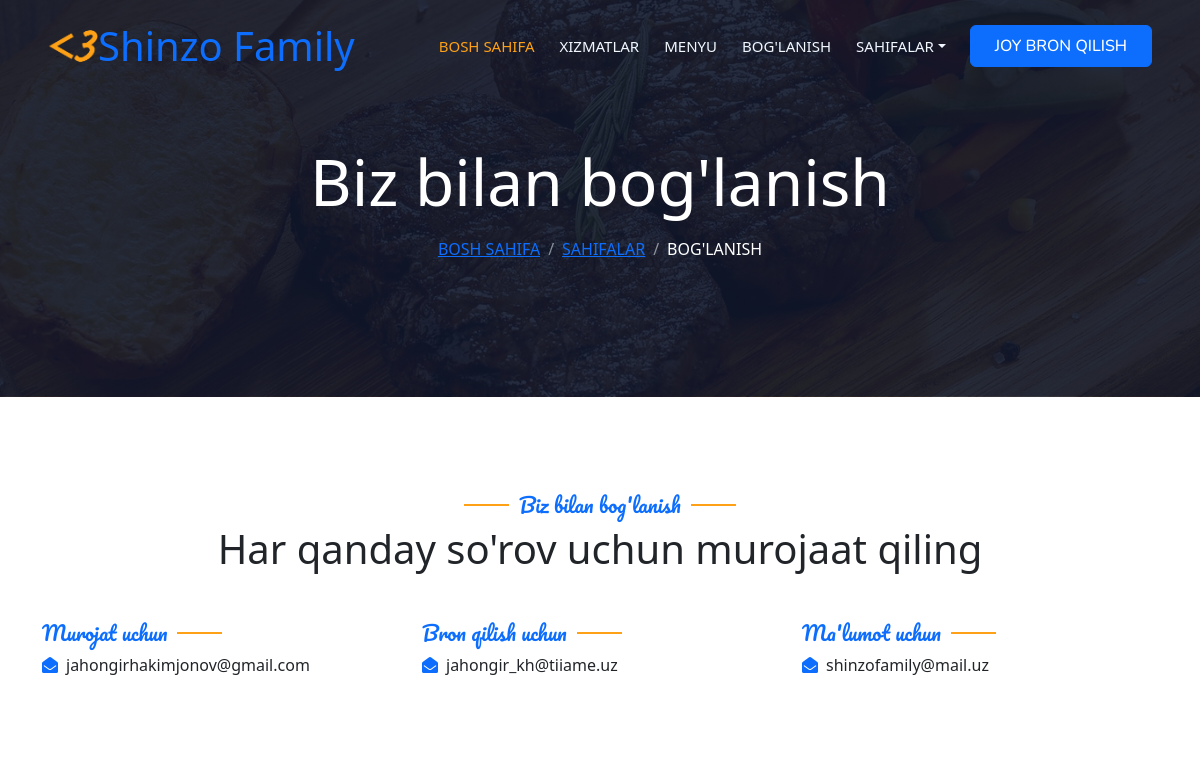
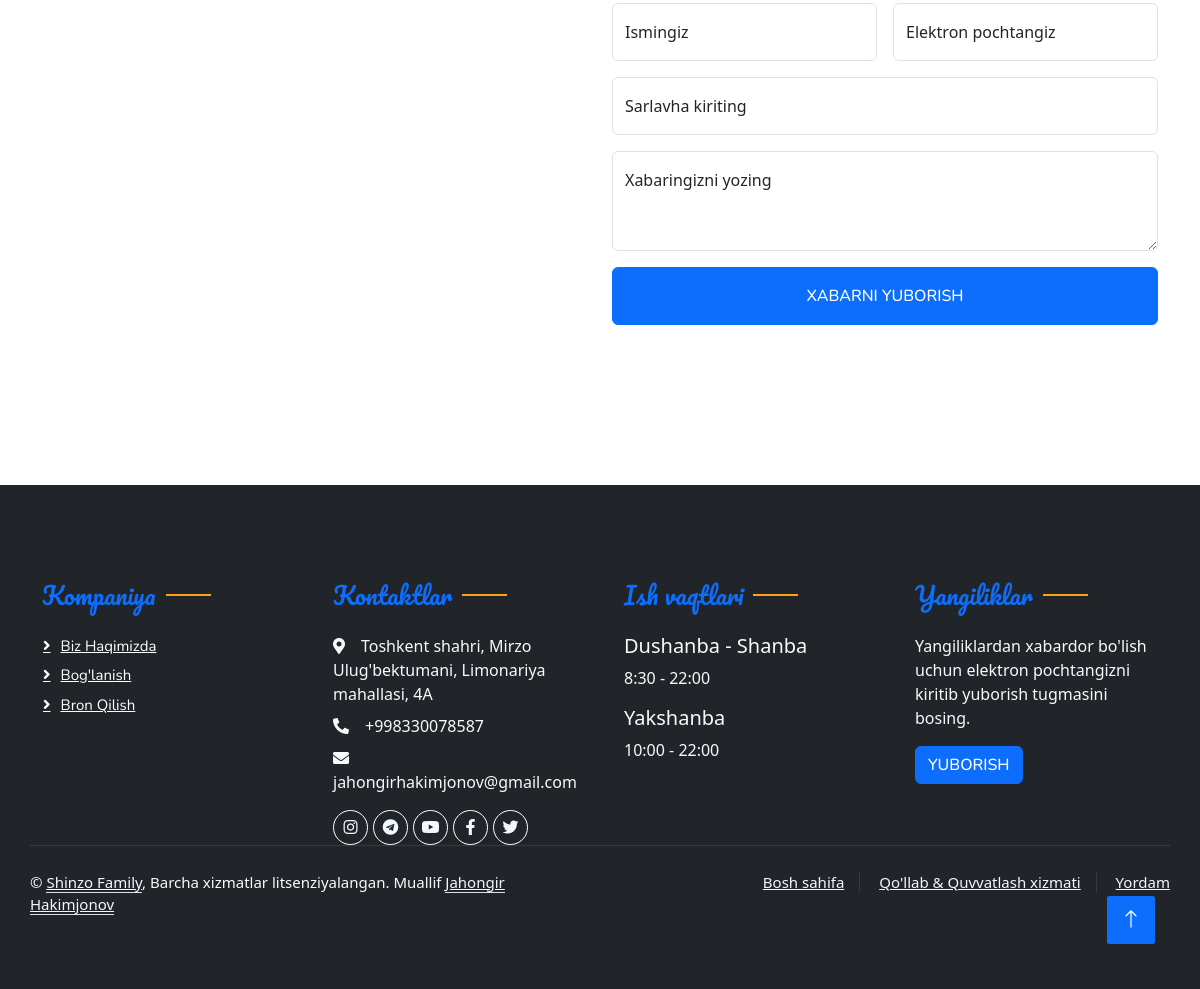
Page /contact/ on the committed database (2 pictures, top to bottom).
### apps/restaurant/models.py (models this page shows, shortened)
class Home(AbstractBaseModel):
    name = models.CharField(max_length=255)
    title = models.CharField(max_length=255)
    description = models.TextField()
    address = models.TextField()
    phone = models.ForeignKey(
        PhoneNumbers,
        related_name="home_phone",
        on_delete=models.CASCADE,
        null=True,
        blank=True,
    )
    email = models.ForeignKey(
        Emails,
        related_name="home_email",
        on_delete=models.CASCADE,
        null=True,
        blank=True,
    )
    website = models.URLField()
    facebook = models.URLField()
    instagram = models.URLField()
    twitter = models.URLField()
    telegram = models.URLField()
    youtube = models.URLField()
    youtube_video = models.URLField()
    image = models.ImageField(upload_to="home/")
    logo = models.ImageField(upload_to="home/")
    class Meta:
        verbose_name = "Home"
        verbose_name_plural = "Home"
        db_table = "home"

class Emails(AbstractBaseModel):
    title = models.CharField(max_length=255)
    email = models.EmailField()
    class Meta:
        verbose_name = "Email"
        verbose_name_plural = "Emails"
        db_table = "emails"
    def __str__(self):
        return self.email

class PhoneNumbers(AbstractBaseModel):
    title = models.CharField(max_length=255)
    phone = models.CharField(max_length=20)
    class Meta:
        verbose_name = "Phone Number"
        verbose_name_plural = "Phone Numbers"
        db_table = "phone_numbers"
    def __str__(self):
        return self.phone

class WorkTime(AbstractBaseModel):
    day = models.CharField(max_length=255)
    start_time = models.TimeField()
    end_time = models.TimeField()
    class Meta:
        verbose_name = "Work Time"
        verbose_name_plural = "Work Times"
        db_table = "work_time"

### apps/restaurant/views.py (the view, shortened to what this page needs)
# urls.py: path("contact/", ContactView.as_view(), name="contact"),
class ContactView(FormView):
    template_name = "contact.html"
    form_class = ContactCreateForm
    success_url = reverse_lazy("restaurant:contact")
    def get_context_data(self, **kwargs):
        context = super().get_context_data(**kwargs)
        context["emails"] = Emails.objects.all()
        return context

### templates/contact.html (shortened to what this page needs)
{% extends 'base.html' %}
{% load static %}
{% block content %}
    <div class="container-xxl py-5 bg-dark hero-header mb-5">
        <div class="container text-center my-5 pt-5 pb-4">
            <h1 class="display-3 text-white mb-3 animated slideInDown">Biz bilan bog'lanish</h1>
            <nav aria-label="breadcrumb">
                <ol class="breadcrumb justify-content-center text-uppercase">
                    <li class="breadcrumb-item"><a href="#">Bosh sahifa</a></li>
                    <li class="breadcrumb-item"><a href="#">Sahifalar</a></li>
                    <li class="breadcrumb-item text-white active" aria-current="page">Bog'lanish</li>
                </ol>
            </nav>
        </div>
    </div>
    {% include 'section/contact_section.html' %}
{% endblock %}

### templates/base.html (shortened to what this page needs)
{% load static %}
<!DOCTYPE html>
<html lang="en" xmlns="http://www.w3.org/1999/html">
<head>
    <link href="https://cdnjs.cloudflare.com/ajax/libs/font-awesome/5.10.0/css/all.min.css" rel="stylesheet">
    <link href="https://cdn.jsdelivr.net/npm/bootstrap-icons@1.4.1/font/bootstrap-icons.css" rel="stylesheet">
    <link href="{% static 'lib/animate/animate.min.css' %}" rel="stylesheet">
    <link href="{% static 'lib/owlcarousel/assets/owl.carousel.min.css' %}" rel="stylesheet">
    <link href="{% static 'lib/tempusdominus/css/tempusdominus-bootstrap-4.min.css' %}" rel="stylesheet"/>
    <link href="{% static 'css/bootstrap.min.css' %}" rel="stylesheet">
    <link href="{% static 'css/style.css' %}" rel="stylesheet">
</head>
<body>
<div class="container-xxl bg-white p-0">
    <div class="container-xxl position-relative p-0">
        <nav class="navbar navbar-expand-lg navbar-dark bg-dark px-4 px-lg-5 py-3 py-lg-0">
            <a href="{% url 'restaurant:home' %}" class="navbar-brand p-0">
                <div class="d-flex align-items-center">
                    <img src="/media/{{ home.logo }}" alt="logo" class="img-fluid" style="height: 50px;">
                    <h1 class="text-primary m-0">{{ home.name }}</h1>
                </div>
            </a>
            <div class="collapse navbar-collapse" id="navbarCollapse">
                <div class="navbar-nav ms-auto py-0 pe-4">
                    <a href="{% url 'restaurant:home' %}" class="nav-item nav-link active">Bosh sahifa</a>
                    <a href="{% url 'restaurant:service' %}" class="nav-item nav-link">Xizmatlar</a>
                    <a href="{% url 'restaurant:menu' %}" class="nav-item nav-link">Menyu</a>
                    <a href="{% url 'restaurant:contact' %}" class="nav-item nav-link">Bog'lanish</a>
                    <div class="nav-item dropdown">
                        <a href="#" class="nav-link dropdown-toggle" data-bs-toggle="dropdown">Sahifalar</a>
                    </div>
                </div>
                <a href="{% url 'restaurant:booking' %}" class="btn btn-primary py-2 px-4">Joy bron qilish</a>
            </div>
        </nav>
    </div>
    {% block content %}
    {% endblock %}
    <div class="container-fluid bg-dark text-light footer pt-5 mt-5 wow fadeIn" data-wow-delay="0.0s">
        <div class="container py-5">
            <div class="row g-5">
                <div class="col-lg-3 col-md-6">
                    <h4 class="section-title ff-secondary text-start text-primary fw-normal mb-4">Kompaniya</h4>
                    <a class="btn btn-link" href="{% url 'restaurant:about' %}">Biz haqimizda</a>
                    <a class="btn btn-link" href="{% url 'restaurant:contact' %}">Bog'lanish</a>
                    <a class="btn btn-link" href="{% url 'restaurant:booking' %}">Bron qilish</a>
                </div>
                <div class="col-lg-3 col-md-6">
                    <h4 class="section-title ff-secondary text-start text-primary fw-normal mb-4">Kontaktlar</h4>
                    <p class="mb-2"><i class="fa fa-map-marker-alt me-3"></i>{{ home.address }}</p>
                    <p class="mb-2"><i class="fa fa-phone-alt me-3"></i>{{ home.phone }}</p>
                    <p class="mb-2"><i class="fa fa-envelope me-3"></i>{{ home.email }}</p>
                    <div class="d-flex pt-2">
                        <a class="btn btn-outline-light btn-social" href="{{ home.instagram }}"><i
                                class="fab fa-instagram"></i></a>
                        <a class="btn btn-outline-light btn-social" href="{{ home.telegram }}"><i
                                class="fab fa-telegram"></i></a>
                        <a class="btn btn-outline-light btn-social" href="{{ home.youtube }}"><i
                                class="fab fa-youtube"></i></a>
                        <a class="btn btn-outline-light btn-social" href="{{ home.facebook }}"><i
                                class="fab fa-facebook-f"></i></a>
                        <a class="btn btn-outline-light btn-social" href="{{ home.twitter }}"><i
                                class="fab fa-twitter"></i></a>
                    </div>
                </div>
                <div class="col-lg-3 col-md-6">
                    <h4 class="section-title ff-secondary text-start text-primary fw-normal mb-4">Ish vaqtlari</h4>
                    {% for time in worktime %}
                        <h5 class="text-light fw-normal">{{ time.day }}</h5>
                        <p>{{ time.start_time }} - {{ time.end_time }}</p>
                    {% endfor %}
                </div>
                <div class="col-lg-3 col-md-6">
                    <h4 class="section-title ff-secondary text-start text-primary fw-normal mb-4">Yangiliklar</h4>
                    <p>Yangiliklardan xabardor bo'lish uchun elektron pochtangizni kiritib yuborish tugmasini
                        bosing.</p>
                    <form method="post">
                        <div class="input-group mb-3">
                            <button type="submit" class="btn btn-primary">Yuborish</button>
                        </div>
                    </form>
                </div>
                <div class="container">
                    <div class="copyright">
                        <div class="row">
                            <div class="col-md-6 text-center text-md-start mb-3 mb-md-0">
                                &copy; <a class="border-bottom" href="{% url 'restaurant:home' %}">{{ home.name }}</a>,
                                Barcha xizmatlar
                                litsenziyalangan.
                                Muallif <a class="border-bottom" href="https://github.com/JahongirHakimjonov"> Jahongir
                                Hakimjonov</a>
                            </div>
                            <div class="col-md-6 text-center text-md-end">
                                <div class="footer-menu">
                                    <a href="{% url 'restaurant:home' %}">Bosh sahifa</a>
                                    <a href="">Qo'llab & Quvvatlash xizmati</a>
                                    <a href="{% url 'restaurant:contact' %}">Yordam</a>
                                </div>
                            </div>
                        </div>
                    </div>
                </div>
            </div>
            <a href="" class="btn btn-lg btn-primary btn-lg-square back-to-top"><i class="bi bi-arrow-up"></i></a>
        </div>
    </div>
</body>
</html>

### templates/section/contact_section.html (shortened to what this page needs)
<div class="container-xxl py-5">
    <div class="container">
        <div class="text-center wow fadeInUp" data-wow-delay="0.1s">
            <h5 class="section-title ff-secondary text-center text-primary fw-normal">Biz bilan bog'lanish</h5>
            <h1 class="mb-5">Har qanday so'rov uchun murojaat qiling</h1>
        </div>
        <div class="row g-4">
            <div class="col-12">
                <div class="row gy-4">
                    {% for email in emails %}
                        <div class="col-md-4">
                            <h5 class="section-title ff-secondary fw-normal text-start text-primary">{{ email.title }}</h5>
                            <p><i class="fa fa-envelope-open text-primary me-2"></i>{{ email.email }}</p>
                        </div>
                    {% endfor %}
                </div>
            </div>
        </div>
        <div class="row g-4 mt-5">
        <div class="col-md-6 wow fadeIn" data-wow-delay="0.1s">
            <iframe src="https://www.google.com/maps/embed?pb=!1m14!1m8!1m3!1d2996.2569251388827!2d69.2426312!3d41.3250262!3m2!1i1024!2i768!4f13.1!3m3!1m2!1s0x38ae8bfaedfe3e1d%3A0x23ac4a5a705b84ab!2sNajot%20Ta&#39;lim%20Xadra%20filiali!5e0!3m2!1sru!2s!4v1712169657486!5m2!1sru!2s"
                    width="600" height="380" style="border:0;" allowfullscreen="" loading="lazy"
></iframe>
        </div>
        <div class="col-md-6">
            <div class="wow fadeInUp" data-wow-delay="0.2s">
                <form method="post">
                    <div class="row g-3">
                        <div class="col-md-6">
                            <div class="form-floating">
                                {{ form.full_name }}
                                <label for="{{ from.full_name.id_for_label }}">Ismingiz</label>
                            </div>
                        </div>
                        <div class="col-md-6">
                            <div class="form-floating">
                                {{ form.email }}
                                <label for="{{ form.email.id_for_label }}">Elektron pochtangiz</label>
                            </div>
                        </div>
                        <div class="col-12">
                            <div class="form-floating">
                                {{ form.subject }}
                                <label for="{{ form.subject.id_for_label }}">Sarlavha kiriting</label>
                            </div>
                        </div>
                        <div class="col-12">
                            <div class="form-floating">
                                {{ form.message }}
                                <label for="{{ form.message.id_for_label }}">Xabaringizni yozing</label>
                            </div>
                        </div>
                        <div class="col-12">
                            <button class="btn btn-primary w-100 py-3" type="submit">Xabarni yuborish</button>
                        </div>
                    </div>
                </form>
            </div>
        </div>
    </div>
</div>
</div>
</div>

### rows in the picture
Home: logo (picture), name "Shinzo Family", address "Toshkent shahri, Mirzo Ulug'bektumani, Limonariya mahallasi, 4A", phone "+998330078587", email "jahongirhakimjonov@gmail.com"
Emails: title "Murojat uchun", email "jahongirhakimjonov@gmail.com"
Emails: title "Bron qilish uchun", email "jahongir_kh@tiiame.uz"
Emails: title "Ma'lumot uchun", email "shinzofamily@mail.uz"
WorkTime: day "Dushanba - Shanba", start_time "8:30", end_time "22:00"
WorkTime: day "Yakshanba", start_time "10:00", end_time "22:00"
